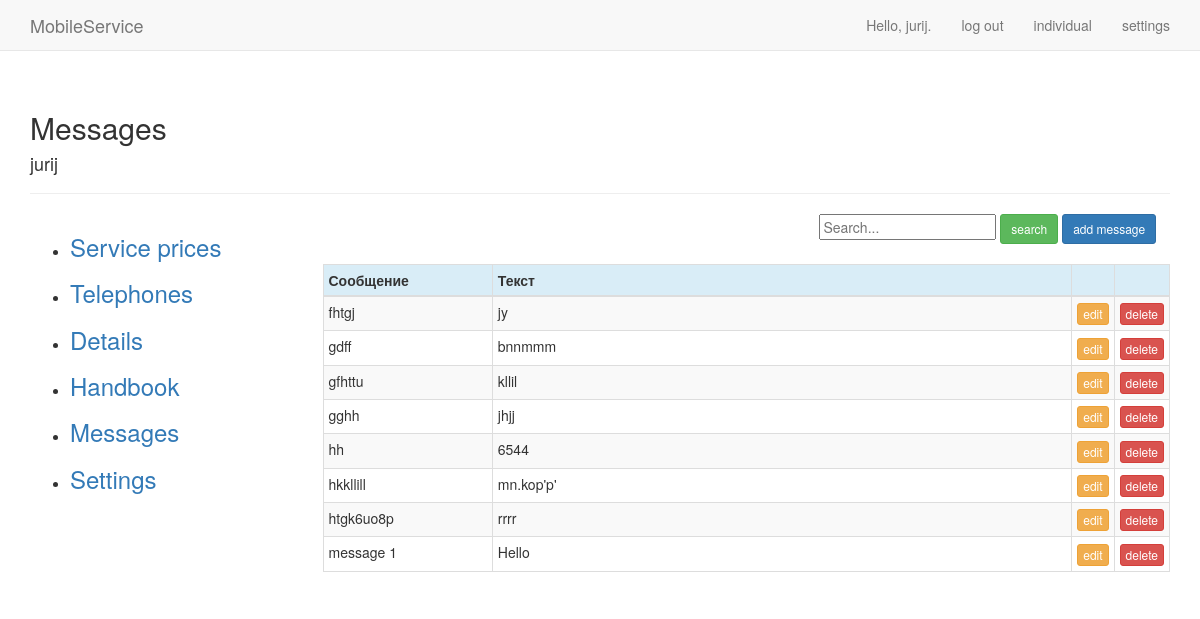
Before: /send_email/messages (signed in) with the older database file.
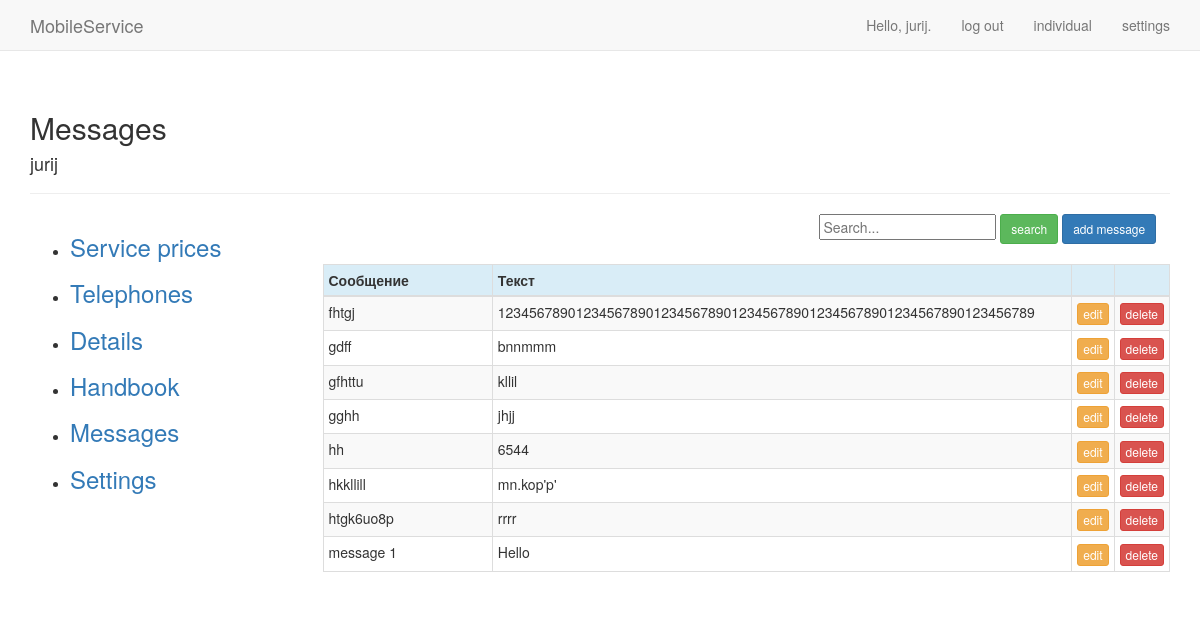
After: the same page with the newer database file.
### send_email/models.py (models this page shows)
class Post(models.Model):
    post_message = models.CharField(max_length=20)
    text_message = models.TextField()
    owner = models.ForeignKey(User, on_delete=models.CASCADE)

### send_email/views.py (the view)
# urls.py: path('messages', views.messages, name='messages'),
def messages(request):
    messages = Post.objects.filter(owner=request.user).order_by('post_message','text_message')
    context = {'messages': messages}
    return render(request, 'send_email/messages.html', context)

### send_email/templates/send_email/messages.html (shortened to what this page needs)
{% extends "mobile/base_1.html" %}
{% load bootstrap3 %}
{% block header %}
  <h2>Messages</h2><h4>{{user.username}}</h4>
{% endblock header %}
{% block content %}
  {% if not mobil_id %}
  <div class="row">
    <div class="col-sm-offset-7">
      <form action="{% url 'send_email:messages_search' %}" method="get" autocomplete="off" >
        <input name="q" type="text" placeholder="Search...">
        <button type="submit" class="btn btn-success btn-sm">search</button>
        <a href="{% url 'send_email:messages_new_record' %}" class="btn btn-primary btn-sm">add message</a>
      </form>
    </div>
  </div>
  <div class="row">
    <div class="col-sm-8">
    </div>
  </div>
  {% endif %}
  <table class="table table-striped table-bordered table-condensed table-hover">
    <thead>
      <tr class="info">
        <th style="width:20%">Сообщение</th>
        <th>Текст</th>
        <th style="width:5%"></th>
        {% if not mobil_id %}
        <th style="width:5%"></th>
        {% endif %}
      </tr>
    </thead>
    <tbody>
      {% for message in messages %}
        <tr>
          <td>{{message.post_message}}</td>
          <td>{{message.text_message}}</td>
       {% if not mobil_id %}
          <td><a href="{% url 'send_email:messages_edit' message.id %}" class="btn btn-warning btn-xs">edit</a></td>
       {% endif %}
       {% if not mobil_id %}
          <td><a href="{% url 'send_email:messages_delete' message.id %}" class="btn btn-danger btn-xs">delete</a></td>
      {% endif %}
        </tr>
      {% endfor %}
    </tbody>
  </table>
{% endblock content %}

Changed rows visible on the page:
changed Post "fhtgj": text_message "jy" → "123456789012345678901234567890123456789012345678901234567890123456789"
